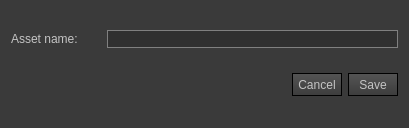
<?xml version="1.0" encoding="UTF-8"?>
<ui version="4.0">
 <class>AssetName</class>
 <widget class="QWidget" name="AssetName">
  <property name="geometry">
   <rect>
    <x>0</x>
    <y>0</y>
    <width>409</width>
    <height>128</height>
   </rect>
  </property>
  <property name="windowTitle">
   <string>AssetName</string>
  </property>
  <property name="styleSheet">
   <string notr="true">QWidget{
background:rgb(58,58,58);
}

QLabel{
color:rgb(196,196,196);
}

QListWidget{
background:rgb(48,48,48);
}

QPushButton{
background:qlineargradient(spread:pad, x1:1, y1:1, x2:1, y2:0, stop:0 rgba(60,60, 60, 255), stop:1 rgba(85, 85, 85, 255));
border:1px solid black;
color:rgb(196,196,196);
}

QPushButton:hover{
background:qlineargradient(spread:pad, x1:1, y1:1, x2:1, y2:0, stop:0 rgba(68,68, 68, 255), stop:1 rgba(93, 93, 93, 255));
border:1px solid black;
color:rgb(196,196,196);
}

QPushButton:pressed{
background:rgb(185,134,32);
border:1px solid black;
color:rgb(196,196,196);
}

QLineEdit{
background:rgb(48,48,48);
color:rgb(196,196,196);
border:1px solid gray;
}



</string>
  </property>
  <layout class="QVBoxLayout" name="vLayoutMain">
   <item>
    <layout class="QHBoxLayout" name="hLayoutProjects">
     <item>
      <widget class="QLabel" name="lb_assetName">
       <property name="minimumSize">
        <size>
         <width>90</width>
         <height>0</height>
        </size>
       </property>
       <property name="text">
        <string>Asset name:</string>
       </property>
      </widget>
     </item>
     <item>
      <widget class="QLineEdit" name="le_assetName"/>
     </item>
    </layout>
   </item>
   <item>
    <layout class="QHBoxLayout" name="hLayoutBtns">
     <item>
      <spacer name="hSpacer_btm">
       <property name="orientation">
        <enum>Qt::Horizontal</enum>
       </property>
       <property name="sizeHint" stdset="0">
        <size>
         <width>40</width>
         <height>20</height>
        </size>
       </property>
      </spacer>
     </item>
     <item>
      <widget class="QPushButton" name="pb_cancel">
       <property name="minimumSize">
        <size>
         <width>50</width>
         <height>23</height>
        </size>
       </property>
       <property name="text">
        <string>Cancel</string>
       </property>
      </widget>
     </item>
     <item>
      <widget class="QPushButton" name="pb_save">
       <property name="minimumSize">
        <size>
         <width>50</width>
         <height>23</height>
        </size>
       </property>
       <property name="text">
        <string>Save</string>
       </property>
      </widget>
     </item>
    </layout>
   </item>
  </layout>
 </widget>
 <resources/>
 <connections/>
</ui>
